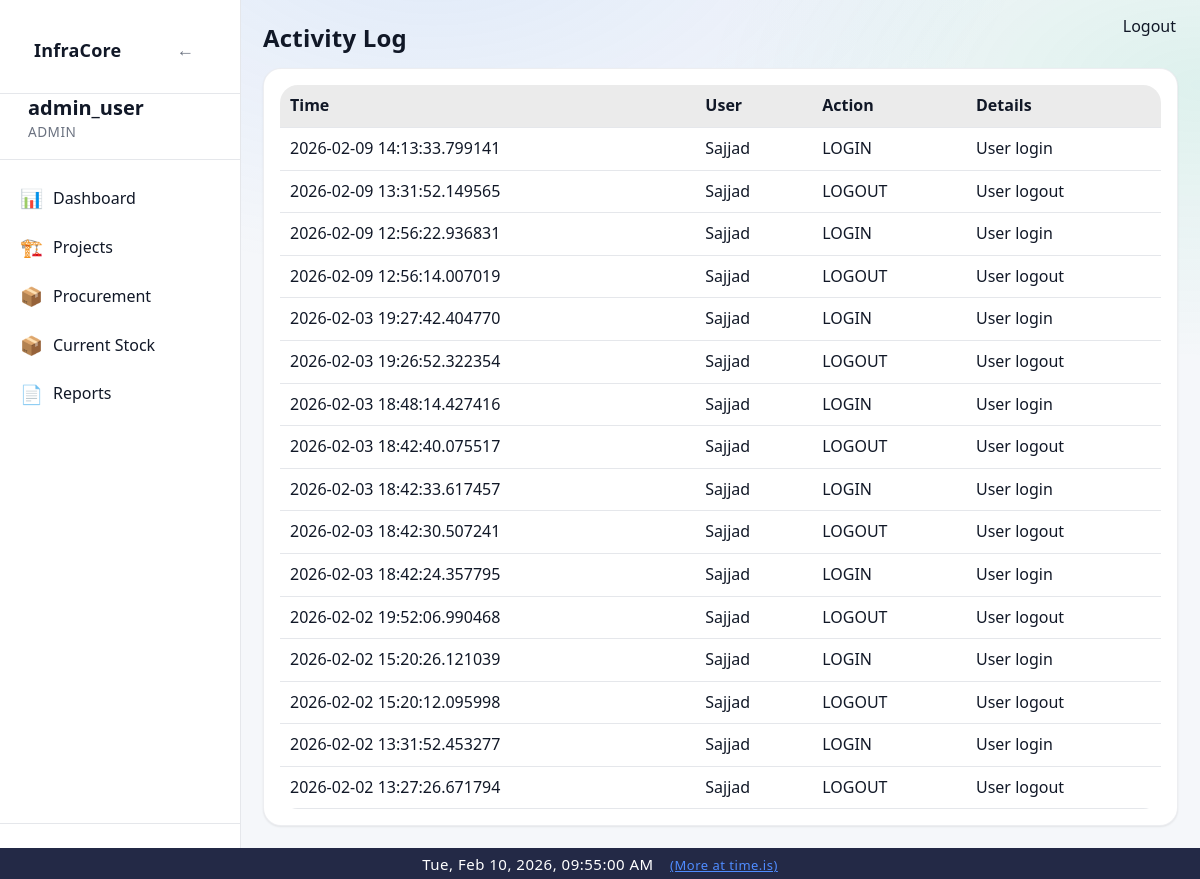
Before: /activity (signed in) with the older database file.
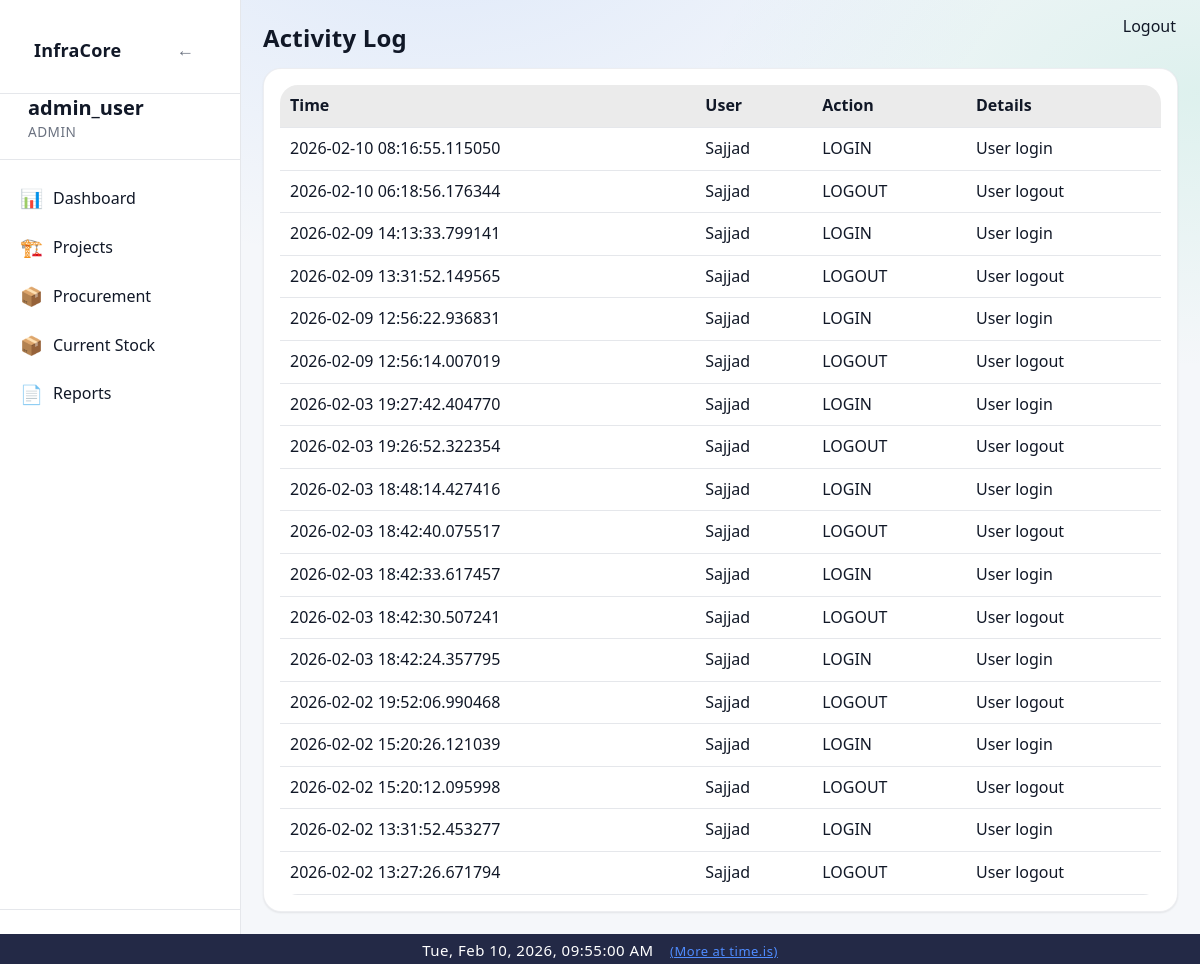
After: the same page with the newer database file.
### app/models/activity_log.py (models this page shows)
class ActivityLog(Base):
    __tablename__ = "activity_logs"
    __table_args__ = (
        Index("ix_activity_logs_created_at", "created_at"),
        Index("ix_activity_logs_user_id", "user_id"),
    )
    id = Column(Integer, primary_key=True, index=True)
    user_id = Column(Integer, ForeignKey("users.id"), nullable=True)
    username = Column(String(150), nullable=False)
    role = Column(String(50), nullable=True)
    action = Column(String(20), nullable=False)  # CREATE, UPDATE, DELETE, ARCHIVE, LOGIN, LOGOUT
    entity_type = Column(String(50), nullable=True)  # Project, Activity, Material, User, Execution
    entity_id = Column(Integer, nullable=True)
    description = Column(Text, nullable=True)
    old_value = Column(Text, nullable=True)  # JSON string
    new_value = Column(Text, nullable=True)  # JSON string
    ip_address = Column(String(64), nullable=True)
    created_at = Column(DateTime, default=datetime.utcnow, nullable=False)
    details = Column(String, nullable=True)
    timestamp = Column(DateTime, default=datetime.utcnow)

### app/routes/activity.py (the view)
@router.get("/activity", response_class=HTMLResponse)
def activity_page(request: Request, db: Session = Depends(get_db)):
    user = request.session.get("user")
    if user is None or user["role"] != "admin":
        return RedirectResponse("/dashboard", status_code=302)
    logs = get_recent_activities(db)
    return templates.TemplateResponse(
        "activity.html",
        {
            "request": request,
            "user": user,
            "logs": logs,
        }
    )

### app/templates/activity.html
{% extends "base.html" %}
{% block content %}
<h1 class="page-title">Activity Log</h1>
<div class="card">
    <table class="table">
        <thead>
            <tr>
                <th>Time</th>
                <th>User</th>
                <th>Action</th>
                <th>Details</th>
            </tr>
        </thead>
        <tbody>
            {% for log in logs %}
            <tr>
                <td>{{ log.timestamp }}</td>
                <td>{{ log.username }}</td>
                <td>{{ log.action }}</td>
                <td>{{ log.details }}</td>
            </tr>
            {% else %}
            <tr>
                <td colspan="4">No activity recorded</td>
            </tr>
            {% endfor %}
        </tbody>
    </table>
</div>
{% endblock %}

### app/templates/base.html (shortened to what this page needs)
<!DOCTYPE html>
<html lang="en">
<head>
    <link rel="stylesheet" href="/static/css/style.css">
    <link rel="stylesheet" href="/static/css/ui_v2.css">
</head>
<body>
<div class="layout">
    <aside class="sidebar" id="sidebar">
        <div class="sidebar-header">
            <div class="sidebar-header-row">
                <h2 class="sidebar-title">InfraCore</h2>
                <button id="sidebarHideBtn" class="sidebar-toggle-btn" aria-label="Hide sidebar">←</button>
            </div>
        </div>
        {% if user is defined and user is not none %}
        <div class="sidebar-user">
            <strong class="sidebar-username">{{ user["username"] }}</strong>
            <span class="sidebar-role">
                {% if user["role"] == "superadmin" %}
                    SUPERADMIN
                {% else %}
                    {{ user["role"] | upper }}
                {% endif %}
            </span>
        </div>
        <nav class="sidebar-nav">
            {% if user["role"] == "superadmin" %}
                <a href="/admin/users" class="{% if request.url.path.startswith('/admin') %}active{% endif %}"><span class="icon">🛠️</span>Admin Console</a>
                <a href="/dashboard" class="{% if request.url.path == '/dashboard' %}active{% endif %}"><span class="icon">📊</span>Dashboard</a>
                <a href="/projects" class="{% if request.url.path.startswith('/projects') %}active{% endif %}"><span class="icon">🏗️</span>Projects</a>
                <a href="/procurement" class="{% if request.url.path.startswith('/procurement') %}active{% endif %}"><span class="icon">📦</span>Procurement</a>
                <a href="/reports" class="{% if request.url.path.startswith('/reports') %}active{% endif %}"><span class="icon">📄</span>Reports</a>
                <a href="/settings" class="{% if request.url.path == '/settings' %}active{% endif %}"><span class="icon">⚙️</span>Settings</a>
            {% elif user["role"] == "admin" %}
                <a href="/dashboard" class="{% if request.url.path == '/dashboard' %}active{% endif %}"><span class="icon">📊</span>Dashboard</a>
                <a href="/projects" class="{% if request.url.path.startswith('/projects') %}active{% endif %}"><span class="icon">🏗️</span>Projects</a>
                <a href="/procurement" class="{% if request.url.path.startswith('/procurement') %}active{% endif %}"><span class="icon">📦</span>Procurement</a>
                <a href="/stock/current" class="{% if request.url.path.startswith('/stock/current') %}active{% endif %}"><span class="icon">📦</span>Current Stock</a>
                <a href="/reports" class="{% if request.url.path.startswith('/reports') %}active{% endif %}"><span class="icon">📄</span>Reports</a>
            {% else %}
                <a href="/dashboard" class="{% if request.url.path == '/dashboard' %}active{% endif %}"><span class="icon">📊</span>Dashboard</a>
            {% endif %}
        </nav>
        <div class="sidebar-footer"></div>
        {% endif %}
    </aside>
        <a href="/logout" class="logout-top-btn" style="position:fixed;top:16px;right:24px;z-index:4000;">Logout</a>
    <main class="main">
        <div class="container">
            {% block content %}{% endblock %}
        </div>
    </main>
</div>
</body>
</html>
<div style="width:100%;background:#232946;color:#fff;text-align:center;padding:6px 0 4px 0;font-size:15px;letter-spacing:0.5px;z-index:2001;position:relative;">
    <span id="realtime-clock"></span>
    <a href="https://time.is/" target="_blank" style="color:#4f8cff;text-decoration:underline;margin-left:12px;font-size:13px;">(More at time.is)</a>
</div>

### static/css/style.css (style rules this page uses)
body { font-family: Arial, Helvetica, sans-serif; margin: 0; background-color: var(--bg); color: var(--text); }
.container { padding: 20px; }
table { width: 100%; border-collapse: collapse; background: var(--card); }
th { background: rgba(0,0,0,0.05); text-align: left; }
th, td { padding: 10px; border-bottom: 1px solid var(--border); }
button, .button { padding: 6px 12px; border-radius: 4px; border: none; cursor: pointer; background: var(--btn); color: white; text-decoration: none; }
:root { --bg: #f5f7fa; --bg-secondary: #ffffff; --bg-primary: #f5f7fa; --text: #111827; --text-muted: #6b7280; --card: #ffffff; --nav: #1f2937; --border: #e5e7eb; --border-color: #e5e7eb; --btn: #2563eb; --hover-bg: rgba(37, 99, 235, 0.1); --accent-color: #2563eb; }
html, body, table, th, td, input, select, textarea, button, .button { transition: background-color 0.3s ease, color 0.3s ease, border-color 0.3s ease; }
.layout { display: flex; min-height: 100vh; }
.sidebar { width: 240px; background: var(--bg-secondary); border-right: 1px solid var(--border-color); display: flex; flex-direction: column; }
.sidebar-header { padding: 16px; font-size: 18px; font-weight: bold; border-bottom: 1px solid var(--border-color); }
.sidebar-user { padding: 12px 16px; border-bottom: 1px solid var(--border-color); font-size: 14px; }
.sidebar-nav { flex: 1; padding: 8px; }
.sidebar-nav a { display: block; padding: 10px 12px; margin-bottom: 4px; border-radius: 6px; color: var(--text); text-decoration: none; }
.sidebar-footer { padding: 12px; border-top: 1px solid var(--border-color); }
.main { flex: 1; background: var(--bg-primary); }
.page-title { margin-bottom: 20px; font-size: 26px; font-weight: 600; }
.card { background: var(--card); border-radius: 10px; padding: 16px; box-shadow: 0 4px 12px rgba(0,0,0,0.06); }

### static/css/ui_v2.css (style rules this page uses)
.sidebar-header-row { display: flex; align-items: center; justify-content: space-between; padding: 18px 18px 10px 18px; gap: 10px; }
.sidebar-title { margin: 0; font-size: 1.45rem; font-weight: 700; color: var(--text); letter-spacing: 0.5px; }
.sidebar-toggle-btn { background: var(--card); color: var(--text-muted); border: none; padding: 6px 12px; border-radius: 6px; font-size: 1.1rem; box-shadow: none; cursor: pointer; transition: background 0.15s; }
.sidebar-user { padding: 0 0 18px 28px; margin-bottom: 8px; }
.sidebar-username { font-size: 1.25rem; font-weight: 700; color: var(--text); display: block; margin-bottom: 2px; }
.sidebar-role { font-size: 0.85rem; color: var(--text-muted); display: block; margin-top: 2px; letter-spacing: 0.5px; }
.sidebar-nav a { display: flex; align-items: center; gap: 10px; padding: 10px 0 10px 32px; font-size: 1rem; color: var(--text); text-decoration: none; border-radius: 0 18px 18px 0; transition: background 0.15s, color 0.15s; }
.sidebar-nav a .icon { min-width: 22px; text-align: center; font-size: 1.15em; }
:root { --radius-xs: 6px; --radius-sm: 10px; --radius-md: 14px; --radius-lg: 18px; --shadow-sm: 0 1px 2px rgba(0,0,0,0.08); --shadow-md: 0 10px 30px rgba(0,0,0,0.18); --ring: 0 0 0 3px rgba(59,130,246,0.25); }
html, body { height: 100%; }
body { font-family: ui-sans-serif, system-ui, -apple-system, "Segoe UI", Roboto, Arial, "Noto Sans", "Liberation Sans", sans-serif; line-height: 1.35; }
.container { max-width: 1320px; margin: 0 auto; padding: 22px; }
.main { background: radial-gradient(1000px 600px at 20% -10%, rgba(59,130,246,0.12), transparent 60%), radial-gradient(900px 500px at 100% 10%, rgba(16,185,129,0.10), transparent 55%), var(--bg-primary); }
.sidebar { background: color-mix(in srgb, var(--bg-secondary) 92%, transparent); backdrop-filter: blur(10px); }
.sidebar-header h2 { margin: 0; font-size: 18px; letter-spacing: 0.2px; }
.sidebar-nav a { display:flex; align-items:center; gap:10px; padding: 10px 12px; border-radius: var(--radius-sm); transition: background-color 160ms ease, color 160ms ease, transform 160ms ease; }
.page-title { margin: 0 0 14px 0; font-size: 24px; font-weight: 800; letter-spacing: 0.2px; }
.card { border-radius: var(--radius-lg); box-shadow: var(--shadow-sm); border: 1px solid color-mix(in srgb, var(--border-color) 70%, transparent); }
button, .button, .btn-primary, .btn-secondary, .btn-danger { border-radius: var(--radius-sm); }
.table, table { border-radius: var(--radius-lg); overflow: hidden; }
table thead th { background: color-mix(in srgb, var(--card) 92%, black 8%); }

### app/templates/base.html (style rules this page uses)
a, a:visited { color: var(--text); text-decoration: none; }

Changed rows visible on the page:
added ActivityLog: timestamp "2026-02-10 08:16:55.115050", username "Sajjad", action "LOGIN", details "User login"
added ActivityLog: timestamp "2026-02-10 06:18:56.176344", username "Sajjad", action "LOGOUT", details "User logout"
